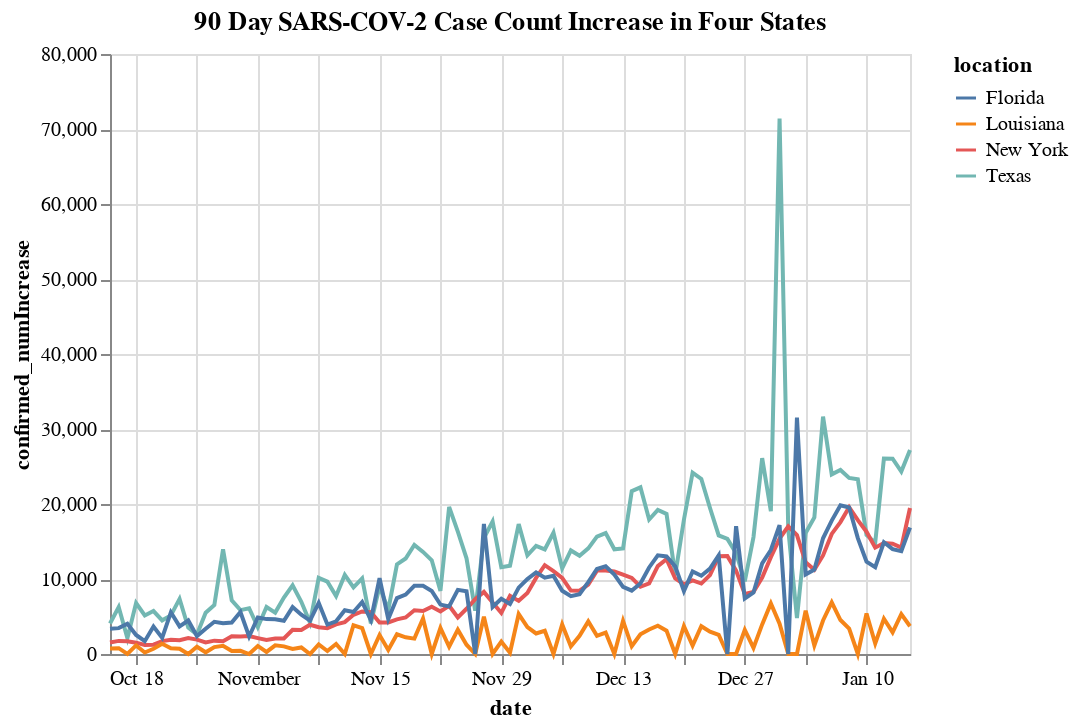

Notebook source saved alongside this figure:
### Code cell
alt.Chart(state_count, title = " 90 Day SARS-COV-2 Case Count Increase in Four States").mark_line().encode(
    x='date:T',
    y=alt.Y('confirmed_numIncrease:Q'),
    color = 'location:N')

### Figure 1 — Vega-Lite specification as saved in the notebook (floating-point values rounded to 4 significant figures; data arrays with more than 128 entries replaced by an {"elided": "..."} marker saying what was removed)
{"config": {"view": {"continuousWidth": 400, "continuousHeight": 300}}, "data": {"name": "data-595f64a5247ae008fb8001652b79dc31"}, "mark": "line", "encoding": {"color": {"field": "location", "type": "nominal"}, "x": {"field": "date", "type": "temporal"}, "y": {"field": "confirmed_numIncrease", "type": "quantitative"}}, "title": " 90 Day SARS-COV-2 Case Count Increase in Four States", "$schema": "https://vega.github.io/schema/vega-lite/v4.17.0.json", "datasets": {"data-595f64a5247ae008fb8001652b79dc31": {"elided": "372 records"}}}
